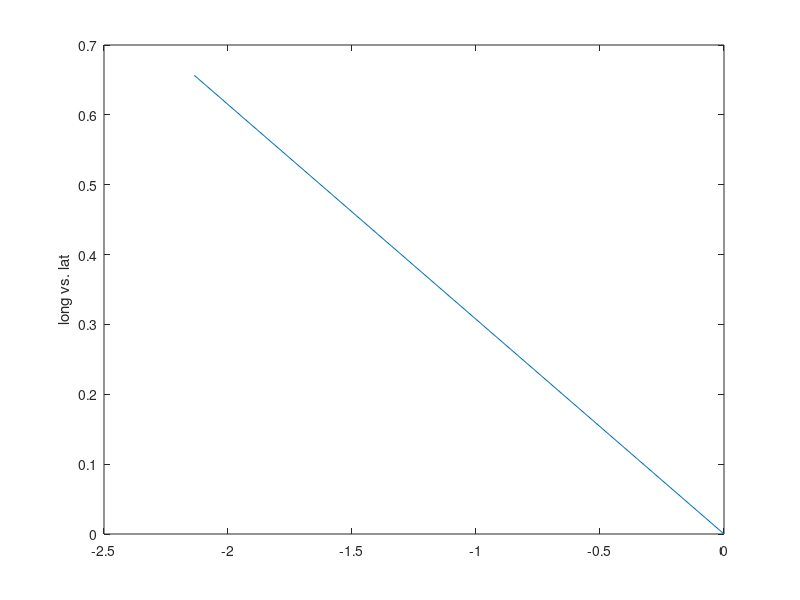
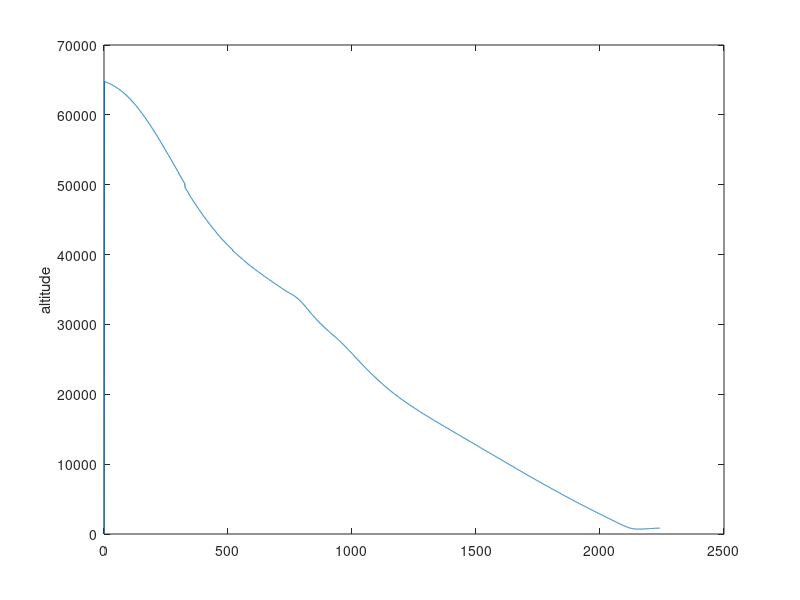
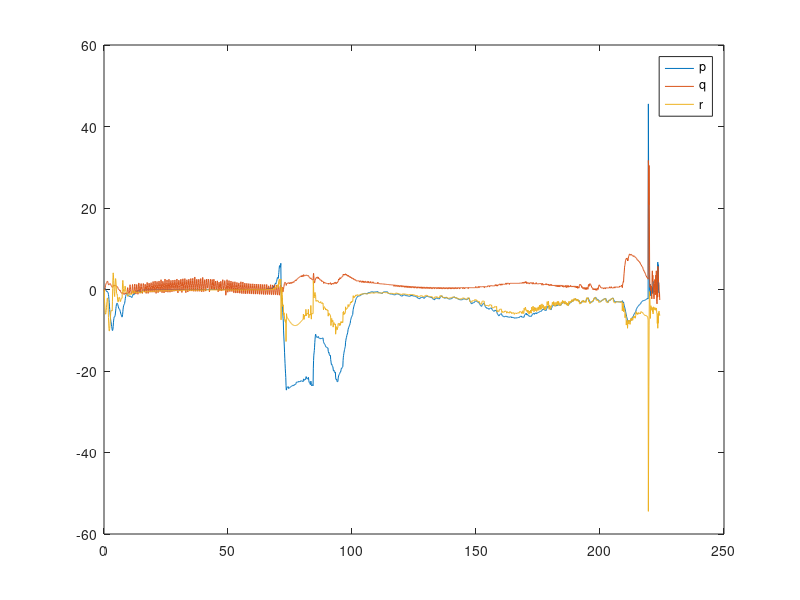
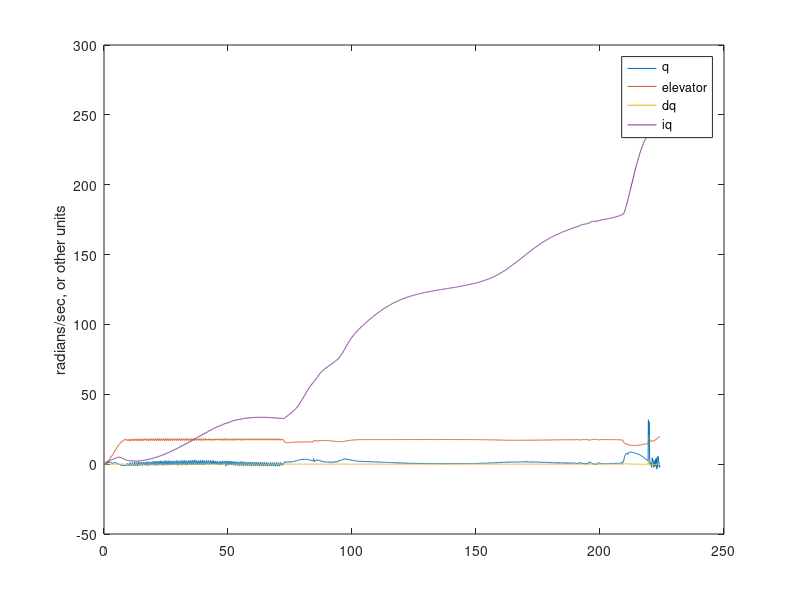

Reproduce these figures in MATLAB, in order.

clear;

f = csvread('telemetry.csv');
%fid = fopen("telemetry.csv");
%f = fscanf(fid,'%f,%f,%f',[3, 1000]);
f = f';


len =size(f,2)
t = [1:len]/10;

figure(1);
plot(f(1,:), f(2,:));
ylabel('long vs. lat');

figure(2),
plot(f(3,:));
ylabel('altitude');

r2d = 180/pi;
p = f(4,:)*r2d;
q = f(5,:)*r2d;
dq = f(10,:);
iq = f(11,:);
r = f(6,:)*r2d;

err_head = f(12,:);
derr_head = f(13,:);

elev = f(7,:);
rud = f(8,:);
ail = f(9,:);

figure(3),
plot(t,p, t,q,t,r);
legend('p','q','r');

figure(4),
factor = 100; % max(abs(q))/ max(abs(elev));
plot(t,q, t, elev*factor,t,dq*5, t, iq*50);
ylabel('radians/sec, or other units');
legend('q', 'elevator', 'dq','iq');

%figure(5),
%plot(t,rud*100, t,err_head, t, derr_head/10);
%legend('rudder', 'error heading', 'derror heading');
